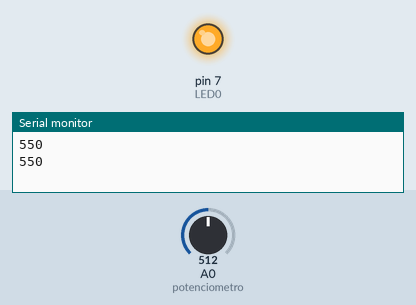
Simulated run of this sketch. Board: Arduino Uno, built with avr-gcc and run on an emulated ATmega328P. Parts: output pins drawn as LEDs (lit = HIGH), the last lines printed to the serial monitor. Dashed ring = blinking. The test bench sets the inputs (shaded band); at power-on: A0 (potenciometro) = 512.

Above: at 1.3 s.
1.4 s: A0 (potenciometro) set to 122
At 1.75 s:
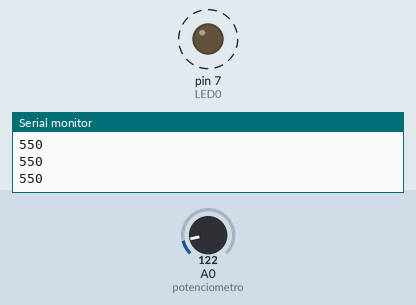
4.5 s: A0 (potenciometro) set to 0
At 4.7 s:
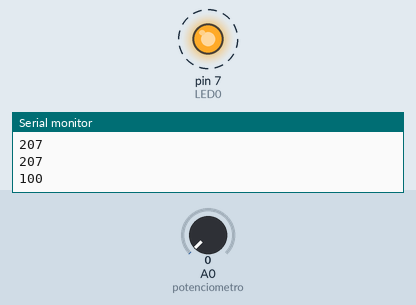
Timing chart, 0 to 13.6 s (numbered marks = the images above; inputs shaded):
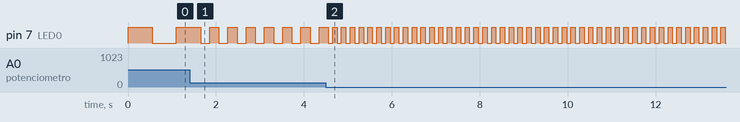

Measured:
- after the input at 1.4 s, pin 7 (LED0): alternates HIGH for 0.21 s and LOW for 0.21 s, starting after 0.46 s
- after the input at 4.5 s, pin 7 (LED0): alternates HIGH for 0.10 s and LOW for 0.10 s, starting after 0.15 s

The sketch:

exercicio_3.ino
```cpp
//Exercício 3: Altere a frequência do LED de acordo com a entrada analógica. Sendo que
//a frequência irá variar de 0,5Hz (1000 ms cada delay), até o 5Hz (100 ms cada delay).
//Imprima o valor que está no delay.

#define LED0 7
#define potenciometro A0

int pot_valor = 0;
int pot_valor_delay = 0;

void setup() {
  Serial.begin(9600);
  pinMode(LED0, OUTPUT);
}

void loop() {
  pot_valor = analogRead(potenciometro);
  pot_valor_delay = map(pot_valor, 0, 1023, 100, 1000);
  digitalWrite(LED0, !digitalRead(LED0));
  delay(pot_valor_delay);
  Serial.println(pot_valor_delay);
}
```
